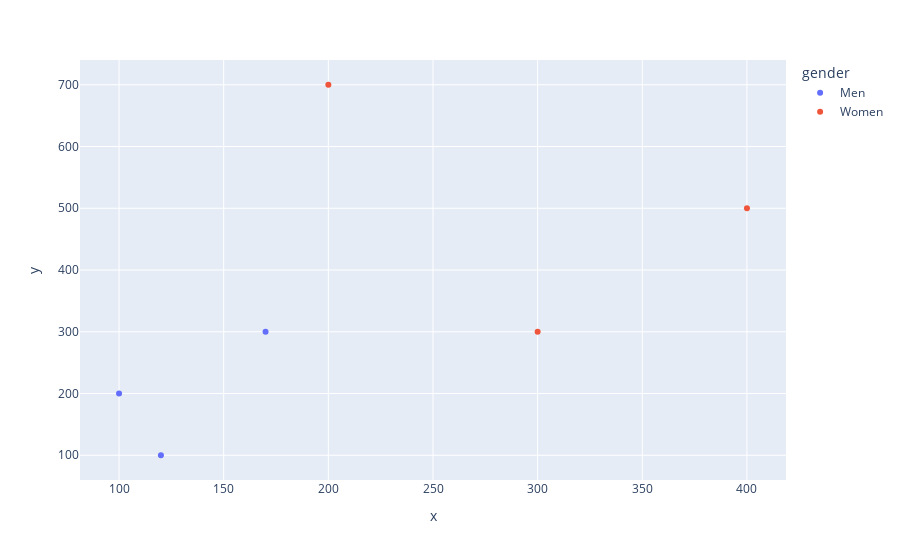

Notebook source saved alongside this figure:
### Code cell
# 데이터를 DataFrame으로 변환
df = pd.DataFrame(
    [
        {"x": point["x"], "y": point["y"], "id": point["id"], "gender": series["label"]}
        for series in data["series"]
        for point in series["data"]
    ]
)

# Plotly Express를 사용하여 산점도 생성
fig = px.scatter(df, x="x", y="y", color="gender", hover_data=["id"])
fig.show()

### Figure 1 — Plotly figure (JSON) as saved in the notebook; plotly's stock layout.template omitted (floating-point values rounded to 4 significant figures)
{"data": [{"customdata": [[1], [2], [3]], "hovertemplate": "gender=Men<br>x=%{x}<br>y=%{y}<br>id=%{customdata[0]}<extra></extra>", "legendgroup": "Men", "marker": {"color": "#636efa", "symbol": "circle"}, "mode": "markers", "name": "Men", "orientation": "v", "showlegend": true, "type": "scatter", "x": [100, 120, 170], "xaxis": "x", "y": [200, 100, 300], "yaxis": "y"}, {"customdata": [[1], [2], [3]], "hovertemplate": "gender=Women<br>x=%{x}<br>y=%{y}<br>id=%{customdata[0]}<extra></extra>", "legendgroup": "Women", "marker": {"color": "#EF553B", "symbol": "circle"}, "mode": "markers", "name": "Women", "orientation": "v", "showlegend": true, "type": "scatter", "x": [300, 400, 200], "xaxis": "x", "y": [300, 500, 700], "yaxis": "y"}], "layout": {"legend": {"title": {"text": "gender"}, "tracegroupgap": 0}, "margin": {"t": 60}, "xaxis": {"anchor": "y", "domain": [0, 1], "title": {"text": "x"}}, "yaxis": {"anchor": "x", "domain": [0, 1], "title": {"text": "y"}}}}
